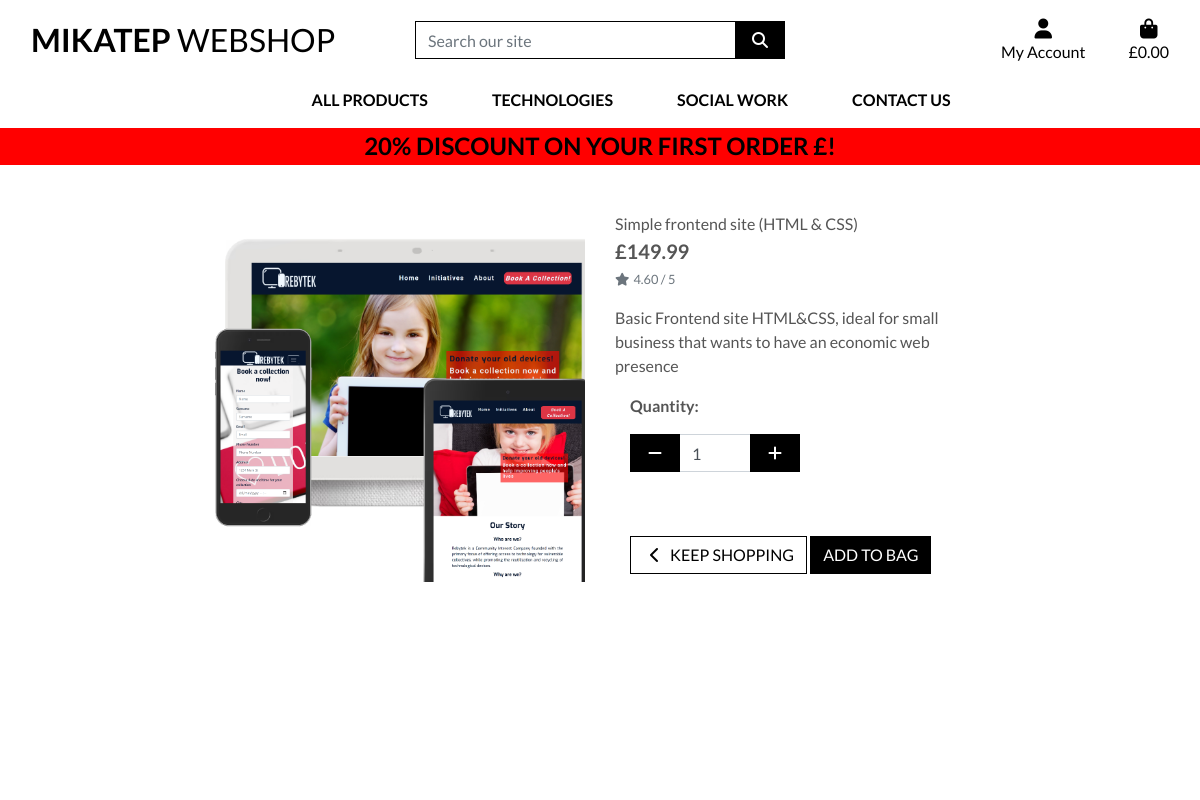
The page /products/1/ on the database its author committed.
### products/models.py (models this page shows, shortened)
class Product(models.Model):
    category = models.ForeignKey('Category', null=True, blank=True, on_delete=models.SET_NULL)
    sku = models.CharField(max_length=254, null=True, blank=True)
    name = models.CharField(max_length=254)
    description = models.TextField()
    price = models.DecimalField(max_digits=6, decimal_places=2)
    rating = models.DecimalField(max_digits=6, decimal_places=2, null=True, blank=True)
    image = models.ImageField(null=True, blank=True)

### products/views.py (the view)
# urls.py: path('<int:product_id>/', views.product_detail, name='product_detail'),
def product_detail(request, product_id):
    product = get_object_or_404(Product, pk=product_id)
    context = {
        'product': product,
    }
    return render(request, 'products/product_detail.html', context)

### bag/contexts.py (called while the page is built, shortened)
def bag_contents(request):
    bag_items = []
    total = 0
    product_count = 0
    bag = request.session.get('bag', {})
    grand_total =  total
    context = {
        'bag_items': bag_items,
        'total': total,
        'product_count': product_count,
        'grand_total': grand_total,
    }
    return context

### products/templates/products/product_detail.html (shortened to what this page needs)
{% extends "base.html" %}
{% load static %}
{% block page_header %}
    <div class="container header-container">
    </div>
{% endblock %}
{% block content %}
    <div class="overlay"></div>
    <div class="container-fluid">
        <div class="row">
            <div class="col-12 col-md-6 col-lg-4 offset-lg-2">
                <div class="image-container my-5">
                    {% if product.image %}
                        <a href="{{ product.image.url }}" target="_blank">
                            <img class="card-img-top img-fluid" src="{{ product.image.url }}" alt="{{ product.name }}">
                        </a>
                        {% else %}
                        <a href="">
                            <img class="card-img-top img-fluid" src="{{ MEDIA_URL }}noimage.png" alt="{{ product.name }}">
                        </a>
                    {% endif %}
                </div>
            </div>
            <div class="col-12 col-md-6 col-lg-4">
                <div class="product-details-container mb-5 mt-md-5">
                    <p class="mb-0">{{ product.name }}</p>
                    <p class="lead mb-0 text-left font-weight-bold">£{{ product.price }}</p>
                    {% if product.rating %}
                        <small class="text-muted"><i class="fas fa-star mr-1"></i>{{ product.rating }} / 5</small>
                    {% else %}
                        <small class="text-muted">No Rating</small>
                    {% endif %}
                    <p class="mt-3">{{ product.description }}</p>
                    <form class="form" action="{% url 'add_to_bag' product.id %}" method="POST">
                        <div class="col-12">
                            <p class="mt-3"><strong>Quantity:</strong></p>
                            <div class="form-group w-50">
                                <div class="input-group">
                                    <div class="input-group-prepend">
                                        <button class="decrement-qty btn btn-black rounded-0"
                                            data-item_id="{{ product.id }}" id="decrement-qty_{{ product.id }}">
                                            <span class="icon">
                                                <i class="fas fa-minus"></i>
                                            </span>
                                        </button>
                                    </div>
                                    <input class="form-control qty_input" type="number"
                                        name="quantity" value="1" min="1" max="99"
                                        data-item_id="{{ product.id }}"
                                        id="id_qty_{{ product.id }}">
                                    <div class="input-group-append">
                                        <button class="increment-qty btn btn-black rounded-0"
                                            data-item_id="{{ product.id }}" id="increment-qty_{{ product.id }}">
                                            <span class="icon">
                                                <i class="fas fa-plus"></i>
                                            </span>
                                        </button>
                                    </div>
                                </div>
                            </div>
                        </div>
                            <div class="col-12">
                                <a href="{% url 'products' %}" class="btn btn-outline-black rounded-0 mt-5">
                                    <span class="icon">
                                        <i class="fas fa-chevron-left"></i>
                                    </span>
                                    <span class="text-uppercase">Keep Shopping</span>
                                </a>
                                <input type="submit" class="btn btn-black rounded-0 text-uppercase mt-5" value="Add to Bag">
                            </div>
                        </div>
                </div>
            </div>
        </div>
{% endblock %}

### static/css/base.css (style rules this page uses)
html { height: 100%; }
body { background: url('/media/isometric-tecnology-abstract-background_52683-845.webp') no-repeat center center fixed; background-size: cover; height: calc(100vh - 164px); color: #555; font-family: 'Lato'; }
.icon { align-items: center; display: inline-flex; justify-content: center; height: 1.5rem; width: 1.5rem; }
.btn-black { background: black; color: white; }
.btn-outline-black { background: white; color: black !important; border: 1px solid black; }
.overlay { height: 100%; width: 100%; top: 0; left: 0; position: fixed; background: white !important; z-index: -1; }
@media (min-width: 1200px) { .container { max-width: 80%; } }
@media (min-width: 992px) { .header-container { padding-top: 164px; } }

### rows shown on the page
Product: image (picture), name "Simple frontend site (HTML & CSS)", price "149.99", rating "4.60", description "Basic Frontend site HTML&CSS, ideal for small business that wants to have an economic web presence", quantity "1"
